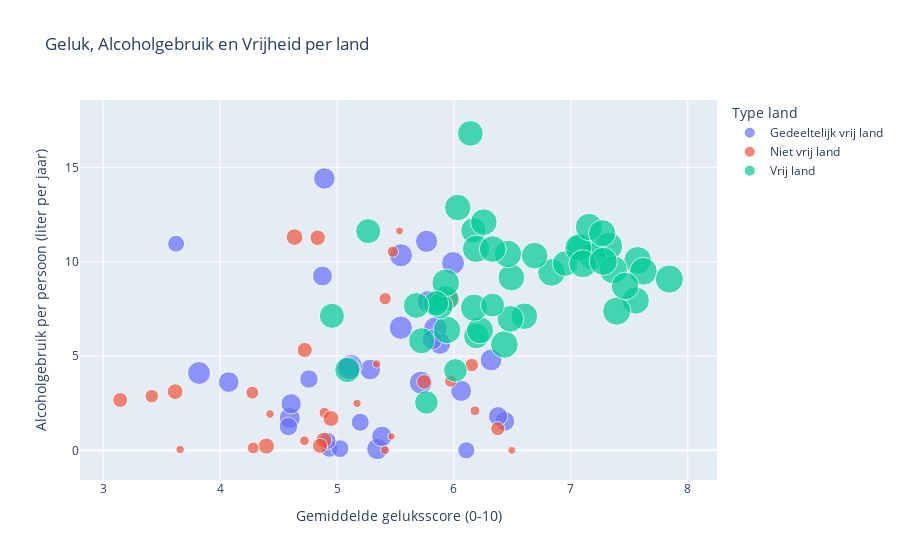

Notebook cell for this chart:
### Markdown cell above
## Derde argument: Meer vrijheid hangt samen met hoger gemiddeld geluk en meer sociaal gedrag
Vrijheid speelt een sleutelrol in het verklaren van verschillen in geluk en gedrag tussen landen. In landen waar mensen meer vrijheid ervaren, wordt niet alleen meer alcohol gedronken, maar voelen mensen zich ook gelukkiger. De cijfers bevestigen dit duidelijke verband.

### Code cell
import pandas as pd
import plotly.express as px

# Data inladen
pad = "Data/Gecombineerde_dataset_met_extra_vrijheid.csv"
df = pd.read_csv(pad)
df.columns = df.columns.str.strip()

# Vrijheidsstatus netjes uitschrijven
df["Vrijheidsstatus duidelijk"] = df["Vrijheidsstatus"].map({
    "F": "Vrij land",
    "PF": "Gedeeltelijk vrij land",
    "NF": "Niet vrij land"
})

# Bubbleplot maken, geluk op de x-as
fig3 = px.scatter(
    df,
    x="Cantril ladder score",
    y="alcohol_consumption",
    size="Vrijheidsscore (0-100)",
    color="Vrijheidsstatus duidelijk",
    hover_name="Entity",
    labels={
        "Cantril ladder score": "Gemiddelde geluksscore (0-10)",
        "alcohol_consumption": "Alcoholgebruik per persoon (liter per jaar)",
        "Vrijheidsscore (0-100)": "Vrijheidsscore van het land (0 = niet vrij, 100 = heel vrij)",
        "Vrijheidsstatus duidelijk": "Type land"
    },
    title="Geluk, Alcoholgebruik en Vrijheid per land"
)

fig3.update_traces(marker=dict(sizemode='area', line_width=1, opacity=0.7))

fig3.show()
fig3.write_html("geluk_alcohol_vrijheid.html")

### Figure 1 — Plotly figure (JSON) as saved in the notebook; plotly's stock layout.template omitted (floating-point values rounded to 4 significant figures)
{"data": [{"hovertemplate": "<b>%{hovertext}</b><br><br>Type land=Gedeeltelijk vrij land<br>Gemiddelde geluksscore (0-10)=%{x}<br>Alcoholgebruik per persoon (liter per jaar)=%{y}<br>Vrijheidsscore van het land (0 = niet vrij, 100 = heel vrij)=%{marker.size}<extra></extra>", "hovertext": ["Dominican Republic", "El Salvador", "Tanzania", "Moldova", "Zambia", "Kuwait", "India", "Armenia", "Georgia", "Tunisia", "Lebanon", "Kenya", "Indonesia", "Albania", "Guatemala", "Ukraine", "Maldives", "Nigeria", "Serbia", "North Macedonia", "Singapore", "Peru", "Hungary", "Philippines", "Pakistan", "Malaysia", "Bangladesh", "Mexico", "Montenegro", "Morocco", "Bolivia", "Bosnia and Herzegovina"], "legendgroup": "Gedeeltelijk vrij land", "marker": {"color": "#636efa", "line": {"width": 1}, "opacity": 0.7, "size": [68, 56, 36, 62, 54, 37, 66, 54, 58, 56, 43, 52, 58, 67, 49, 50, 41, 43, 60, 68, 47, 70, 66, 58, 37, 53, 40, 60, 67, 37, 66, 52], "sizemode": "area", "sizeref": 0.25, "symbol": "circle"}, "mode": "markers", "name": "Gedeeltelijk vrij land", "orientation": "v", "showlegend": true, "type": "scatter", "x": [5.545, 6.061, 3.623, 5.766, 4.073, 6.106, 3.819, 5.283, 4.891, 4.596, 4.584, 4.607, 5.345, 5.117, 6.435, 4.875, 5.198, 4.759, 5.778, 5.101, 6.377, 5.84, 5.992, 5.88, 4.934, 5.384, 5.025, 6.317, 5.546, 4.918, 5.716, 5.813], "xaxis": "x", "y": [6.5, 3.15, 10.95, 11.08, 3.62, 0, 4.1, 4.28, 14.41, 1.71, 1.26, 2.47, 0.074, 4.47, 1.54, 9.24, 1.49, 3.78, 7.89, 4.36, 1.81, 6.45, 9.93, 5.66, 0.084, 0.74, 0.092, 4.79, 10.34, 0.5, 3.59, 5.87], "yaxis": "y"}, {"hovertemplate": "<b>%{hovertext}</b><br><br>Type land=Niet vrij land<br>Gemiddelde geluksscore (0-10)=%{x}<br>Alcoholgebruik per persoon (liter per jaar)=%{y}<br>Vrijheidsscore van het land (0 = niet vrij, 100 = heel vrij)=%{marker.size}<extra></extra>", "hovertext": ["Uganda", "Saudi Arabia", "Burkina Faso", "Mali", "Qatar", "Yemen", "Uzbekistan", "Algeria", "Rwanda", "Haiti", "Kyrgyzstan", "Thailand", "Tajikistan", "Libya", "Jordan", "Vietnam", "Venezuela", "Iran", "Iraq", "Kazakhstan", "Turkey", "Russia", "China", "Nicaragua", "Azerbaijan", "Ethiopia", "Belarus", "Myanmar", "Egypt", "Zimbabwe"], "legendgroup": "Niet vrij land", "marker": {"color": "#EF553B", "line": {"width": 1}, "opacity": 0.7, "size": [35, 8, 30, 29, 25, 9, 12, 32, 23, 31, 27, 30, 7, 10, 33, 19, 15, 12, 29, 23, 32, 16, 9, 19, 9, 21, 8, 9, 18, 28], "sizemode": "area", "sizeref": 0.25, "symbol": "circle"}, "mode": "markers", "name": "Niet vrij land", "orientation": "v", "showlegend": true, "type": "scatter", "x": [4.636, 6.494, 4.834, 4.723, 6.374, 3.658, 6.179, 4.887, 3.415, 3.615, 5.744, 5.985, 5.466, 5.41, 4.395, 5.411, 4.892, 4.721, 4.854, 6.152, 4.948, 5.477, 5.339, 5.972, 5.171, 4.275, 5.534, 4.426, 4.283, 3.145], "xaxis": "x", "y": [11.3, 0, 11.27, 5.32, 1.15, 0.044, 2.1, 0.54, 2.87, 3.11, 3.63, 7.99, 0.74, 0.012, 0.23, 8.04, 1.99, 0.51, 0.24, 4.52, 1.69, 10.53, 4.58, 3.67, 2.49, 3.06, 11.63, 1.93, 0.13, 2.67], "yaxis": "y"}, {"hovertemplate": "<b>%{hovertext}</b><br><br>Type land=Vrij land<br>Gemiddelde geluksscore (0-10)=%{x}<br>Alcoholgebruik per persoon (liter per jaar)=%{y}<br>Vrijheidsscore van het land (0 = niet vrij, 100 = heel vrij)=%{marker.size}<extra></extra>", "hovertext": ["Belgium", "Malta", "Ireland", "Luxembourg", "South Africa", "Trinidad and Tobago", "Ghana", "Poland", "Latvia", "Australia", "Iceland", "Uruguay", "United States", "Greece", "Italy", "United Kingdom", "Japan", "Germany", "Switzerland", "Argentina", "Lithuania", "Austria", "Bulgaria", "Denmark", "Norway", "Cyprus", "Canada", "Romania", "Chile", "Croatia", "Portugal", "Colombia", "Ecuador", "Brazil", "Sweden", "Spain", "Finland", "South Korea", "Mongolia", "Estonia", "Slovenia", "Netherlands", "Slovakia", "New Zealand", "France"], "legendgroup": "Vrij land", "marker": {"color": "#00cc96", "line": {"width": 1}, "opacity": 0.7, "size": [96, 89, 97, 97, 79, 82, 80, 81, 88, 95, 94, 96, 83, 86, 90, 93, 96, 94, 96, 85, 89, 93, 79, 97, 100, 92, 98, 83, 94, 84, 96, 70, 70, 72, 100, 90, 100, 83, 84, 94, 95, 97, 90, 99, 89], "sizemode": "area", "sizeref": 0.25, "symbol": "circle"}, "mode": "markers", "name": "Vrij land", "orientation": "v", "showlegend": true, "type": "scatter", "x": [6.834, 6.602, 7.085, 7.324, 4.956, 6.192, 5.088, 6.166, 6.032, 7.183, 7.554, 6.431, 6.951, 5.723, 6.483, 7.064, 5.94, 7.155, 7.571, 5.929, 6.255, 7.268, 5.266, 7.62, 7.392, 6.223, 7.103, 6.14, 6.172, 5.882, 5.929, 6.012, 5.764, 6.33, 7.363, 6.491, 7.842, 5.845, 5.677, 6.189, 6.461, 7.464, 6.331, 7.277, 6.69], "xaxis": "x", "y": [9.43, 7.11, 10.77, 10.82, 7.13, 6.06, 4.26, 11.66, 12.87, 10.29, 7.94, 5.61, 9.9, 5.81, 6.97, 10.73, 6.38, 11.84, 10.07, 8.05, 12.1, 11.51, 11.62, 9.49, 7.38, 6.36, 9.89, 16.8, 7.56, 7.65, 8.88, 4.24, 2.54, 7.7, 9.57, 9.16, 9.08, 7.79, 7.68, 10.68, 10.41, 8.71, 10.67, 10.02, 10.32], "yaxis": "y"}], "layout": {"legend": {"itemsizing": "constant", "title": {"text": "Type land"}, "tracegroupgap": 0}, "title": {"text": "Geluk, Alcoholgebruik en Vrijheid per land"}, "xaxis": {"anchor": "y", "domain": [0, 1], "title": {"text": "Gemiddelde geluksscore (0-10)"}}, "yaxis": {"anchor": "x", "domain": [0, 1], "title": {"text": "Alcoholgebruik per persoon (liter per jaar)"}}}}
